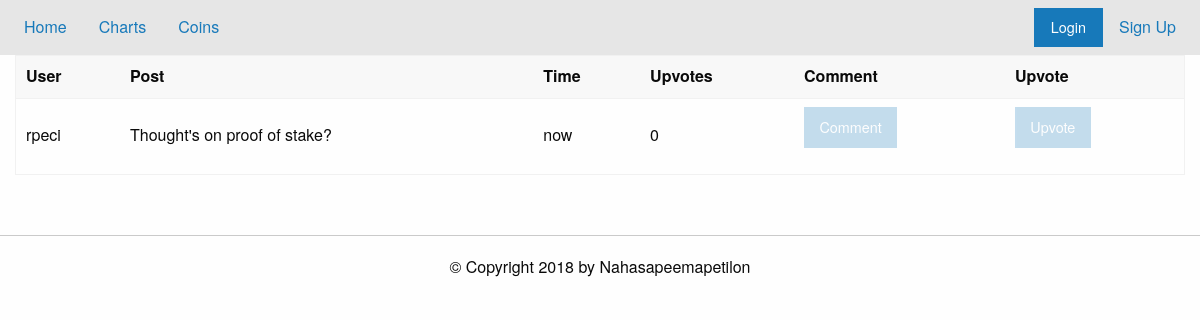
The page /thread?id=13 on the database as committed earlier.
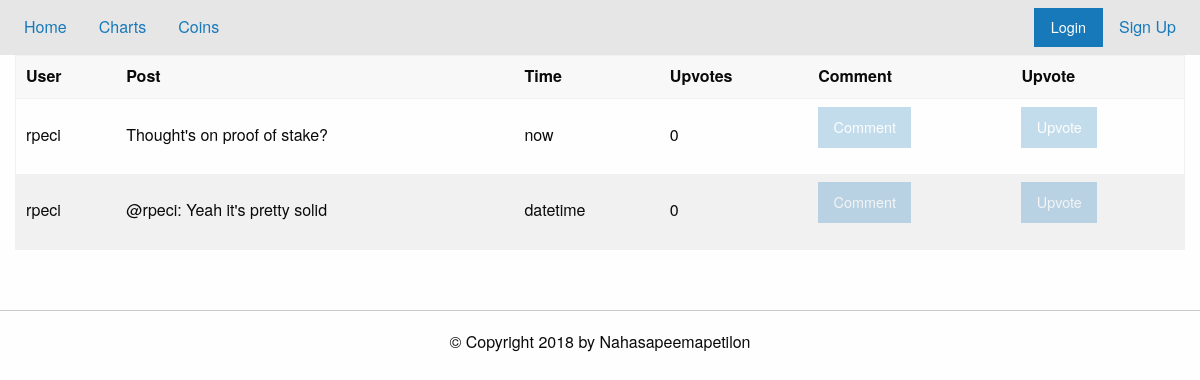
The same page on the database as committed later.
### tables this page shows
CREATE TABLE t13 (postID INT PRIMARY KEY,post TEXT,user TEXT,time TEXT,upvote INT,whoVote TEXT);

### app.py (the view, shortened to what this page needs)
@app.route("/thread", methods=['POST','GET'])
def load_thread():
    if request.method=="GET":
        threadID = request.args.get('id')#or perhaps name?
        print(threadID)
        db = sqlite3.connect('./data/base.db')
        c = db.cursor()
        try:
            posts = dbEditor.viewThread(c, threadID)
            db.close()
            return render_template('thread.html', notLoggedIn=noUser(), posts=posts, threadname=posts[0][1], threadID=threadID)
        except:
            flash("Thread not Found")
            return redirect('/')

### app.py (called while the page is built)
def noUser():
    return 'username' not in session.keys()

### util/dbEditor.py (called while the page is built)
def viewThread(cursor,threadID):
    v = "SELECT user,post,time,postID,upvote,whoVote FROM t" + str(threadID) + ";" # not the people who upvote
    val = list(cursor.execute(v))
    return val

### templates/thread.html (shortened to what this page needs)
{% extends "forum.html" %}
{% block content %}
<div class="grid-container">
{% set msgs = get_flashed_messages() %}
  <div class="table-scroll">
<table class="hover">
  <thead><tr>
      <th> User </th><th> Post </th><th> Time </th><th> Upvotes </th>
      <th> Comment</th><th> Upvote</th>
  </tr></thead>
  <tbody>
    {% for post in posts %}
    <tr>
      <td id="{{post[3]}}">{{post[0]}}</td><td>{{post[1]}}</td>
      <td>{{post[2]}}</td><td>{{post[4]}}</td>
      <td>
	<button class="button" data-open="addPost" {% if notLoggedIn %} disabled {% endif %}> Comment</button>
      </td>
      <td><form action="#" method="POST">
	  <button class="button" value="{{post[3]}},{{threadID}}" name="upvote" {% if notLoggedIn %} disabled {% endif %}>Upvote</button>
      </form></td>
    </tr>
    {% endfor %}
  </tbody>
</table>
</div>
</div>
{% endblock %}

Rows that differ between the two databases and show on the page:
added t13: user "rpeci", post "@rpeci: Yeah it's pretty solid", time "datetime", upvote "0", {{ post[3] }} 2 (drawn)
